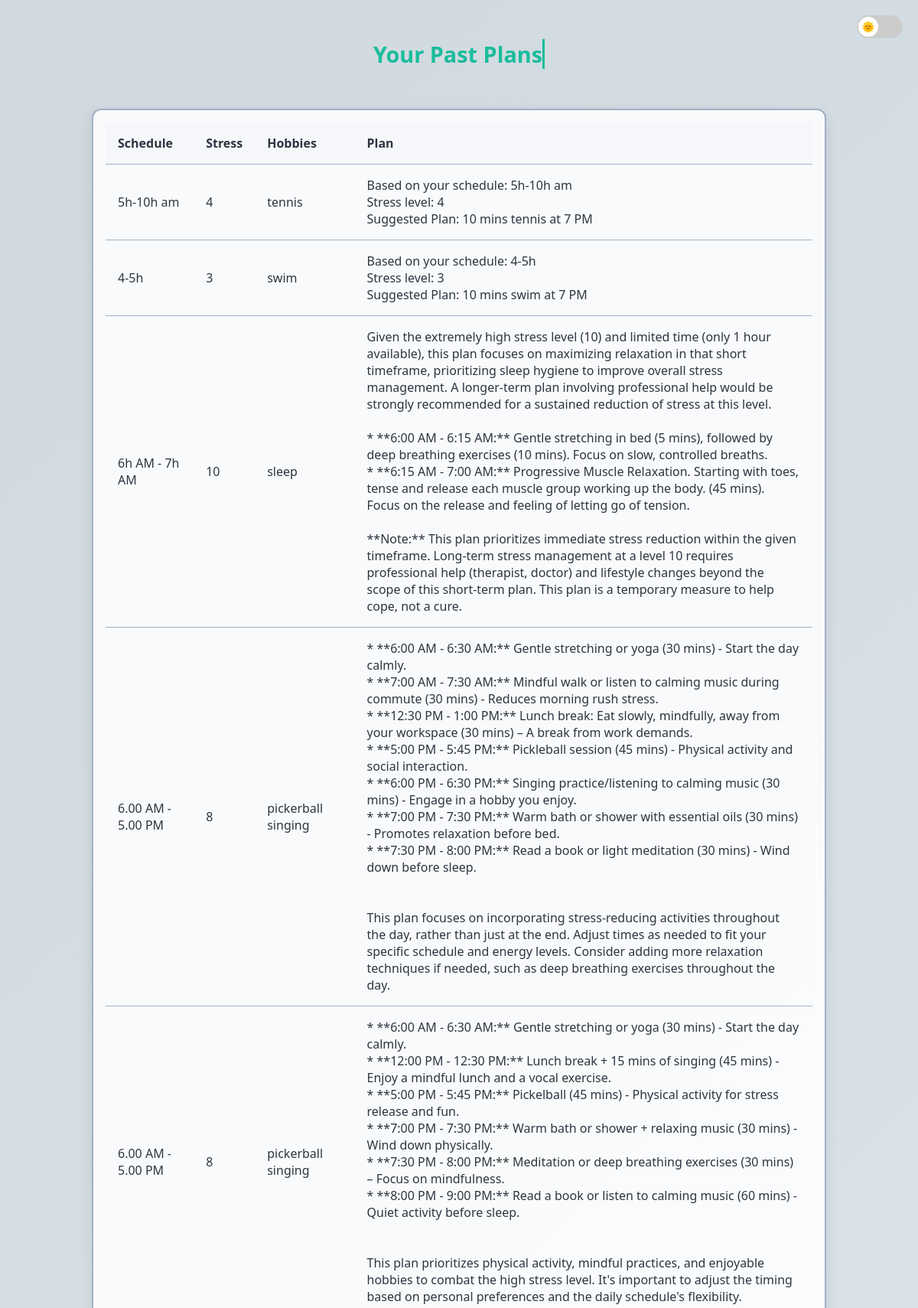
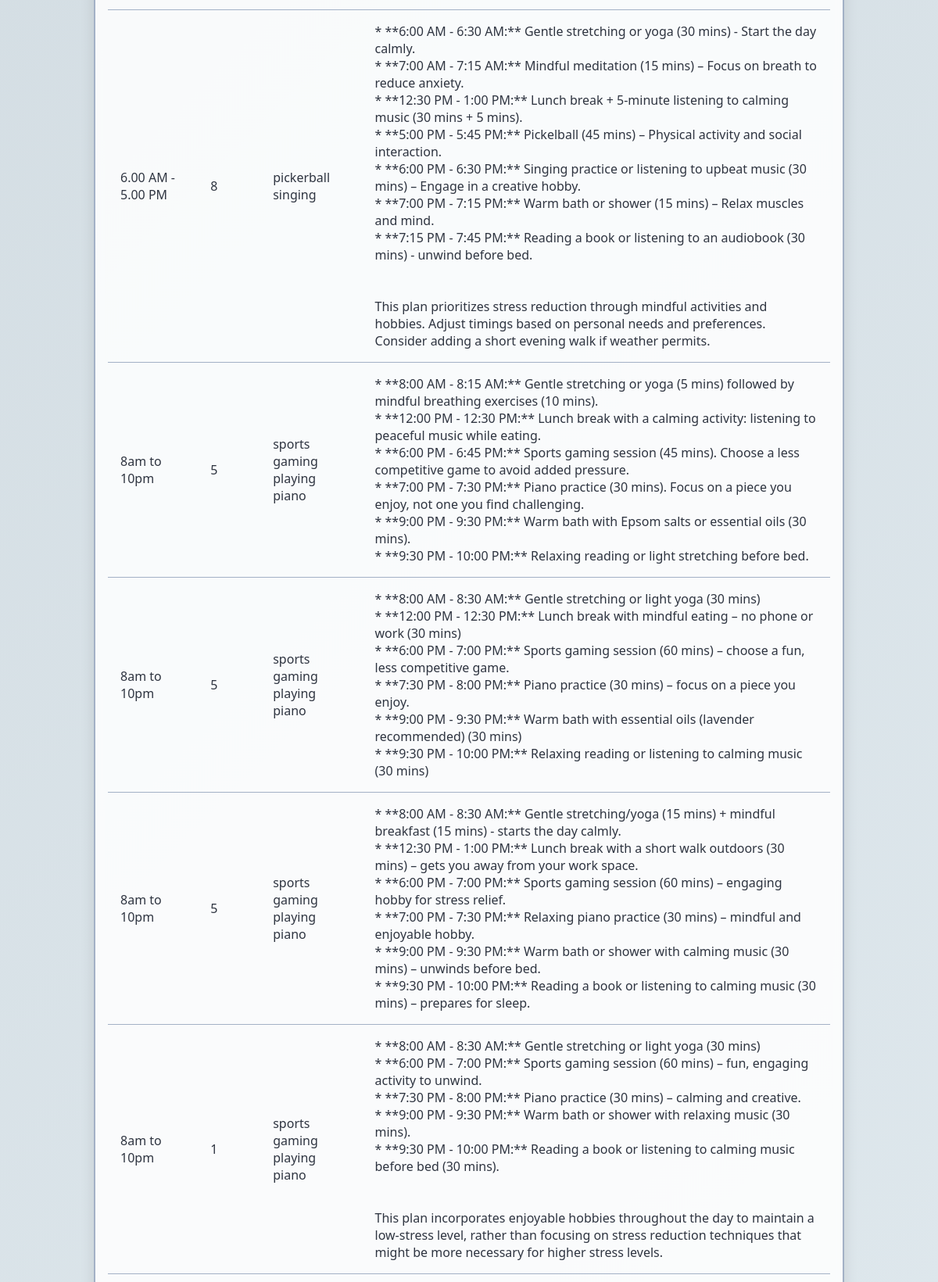
The app's page /history (upper part) with its own data (2 pictures, top to bottom).
### tables this page shows
CREATE TABLE plans 
                 (id INTEGER PRIMARY KEY, schedule TEXT, stress INTEGER, hobbies TEXT, plan TEXT, timestamp TEXT);

### main.py (the view)
@app.route('/history')
def history():
    try:
        conn = sqlite3.connect('plans.db')
        c = conn.cursor()
        c.execute(
            "SELECT schedule, stress, hobbies, plan, timestamp FROM plans")
        plans = c.fetchall()
        conn.close()
        return render_template('history.html', plans=plans)
    except Exception as e:
        return f"Error in history: {str(e)}", 500

### templates/history.html (shortened to what this page needs)
<!DOCTYPE html>
<html lang="en">
<head>
</head>
<body>
  <div class="theme-switcher">
    <label class="switch">
      <span class="slider"></span>
    </label>
  </div>
  <div class="wrapper">
    <div class="typing-container">
      <h1 class="typing-effect">Your Past Plans</h1>
    </div>
    {% if plans %}
    <div class="table-container">
      <table>
        <thead>
          <tr>
            <th>Schedule</th>
            <th>Stress</th>
            <th>Hobbies</th>
            <th>Plan</th>
          </tr>
        </thead>
        <tbody>
          {% for plan in plans %}
          <tr>
            <td>{{ plan[0] }}</td>
            <td>{{ plan[1] }}</td>
            <td>{{ plan[2] }}</td>
            <td>{{ plan[3] | replace('\n', '<br>') | safe }}</td>
          </tr>
          {% endfor %}
        </tbody>
      </table>
    </div>
    {% else %}
      <p>No plans yet!</p>
    {% endif %}
  </div>
</body>
</html>

### templates/history.html (style rules this page uses)
*, *::before, *::after { box-sizing: border-box; }
:root { --bg-light: linear-gradient(135deg, #cfd9df 0%, #e2ebf0 100%); --bg-dark: linear-gradient(to bottom right, #0f2027, #203a43, #2c5364); --text-light: #2e3440; --text-dark: #eceff4; --accent-light: #1abc9c; --accent-dark: #f39c12; --border-light: #a3b1c6; --border-dark: rgba(255, 255, 255, 0.2); }
body { margin: 0; font-family: 'Segoe UI', sans-serif; background: var(--bg-light); color: var(--text-light); transition: background 0.3s, color 0.3s; overflow-x: hidden; min-height: 100vh; }
.wrapper { min-height: 100vh; padding: 2rem 1rem; display: flex; flex-direction: column; align-items: center; justify-content: center; }
.theme-switcher { position: fixed; top: 20px; right: 20px; z-index: 10; }
.switch { position: relative; display: inline-block; width: 60px; height: 30px; }
.slider { position: absolute; cursor: pointer; top: 0; left: 0; right: 0; bottom: 0; background-color: #ccc; transition: 0.4s; border-radius: 30px; }
.slider:before { position: absolute; content: "🌞"; height: 26px; width: 26px; left: 2px; bottom: 2px; background-color: white; text-align: center; line-height: 26px; border-radius: 50%; font-size: 14px; transition: transform 0.4s; }
.typing-container { margin-bottom: 2rem; text-align: center; }
.typing-effect { font-size: 1.8rem; color: var(--accent-light); white-space: nowrap; overflow: hidden; border-right: 3px solid var(--accent-light); width: 0; animation: typing 2.5s steps(30, end) forwards, blink 0.8s step-end infinite; }
.table-container { width: 100%; max-width: 960px; overflow-x: auto; background-color: rgba(255, 255, 255, 0.85); backdrop-filter: blur(6px); box-shadow: 0 6px 18px rgba(0, 0, 0, 0.1); padding: 1rem; border-radius: 12px; border: 2px solid var(--border-light); }
table { width: 100%; border-collapse: collapse; border-radius: 12px; }
th, td { padding: 1rem; text-align: left; border-bottom: 1.5px solid var(--border-light); }
th { background-color: #f6f7fb; }

### records on screen
plans: schedule "5h-10h am", stress "4", hobbies "tennis", plan "Based on your schedule: 5h-10h am Stress level: 4 Suggested Plan: 10 mins tennis at 7 PM"
plans: schedule "4-5h", stress "3", hobbies "swim", plan "Based on your schedule: 4-5h Stress level: 3 Suggested Plan: 10 mins swim at 7 PM"
plans: schedule "6h AM - 7h AM", stress "10", hobbies "sleep", plan "Given the extremely high stress level (10) and limited time (only 1 hour available), this plan focuses on maximizing relaxation in that short timeframe, prioritizing sleep hygiene to improve overall stress management. A longer-term plan involving professional help would be strongly recommended for a sustained reduction of stress at this level. * **6:00 AM - 6:15 AM:** Gentle stretching in bed (5 mins), followed by deep breathing exercises (10 mins). Focus on slow, controlled breaths. * **6:15 AM - 7:00 AM:** Progressive Muscle Relaxation. Starting with toes, tense and release each muscle group working up the body. (45 mins). Focus on the release and feeling of letting go of tension.…"
plans: schedule "6.00 AM - 5.00 PM", stress "8", hobbies "pickerball singing", plan "* **6:00 AM - 6:30 AM:** Gentle stretching or yoga (30 mins) - Start the day calmly. * **7:00 AM - 7:30 AM:** Mindful walk or listen to calming music during commute (30 mins) - Reduces morning rush stress. * **12:30 PM - 1:00 PM:** Lunch break: Eat slowly, mindfully, away from your workspace (30 mins) – A break from work demands. * **5:00 PM - 5:45 PM:** Pickleball session (45 mins) - Physical activity and social interaction. * **6:00 PM - 6:30 PM:** Singing practice/listening to calming music (30 mins) - Engage in a hobby you enjoy. * **7:00 PM - 7:30 PM:** Warm bath or shower with essential oils (30 mins) - Promotes relaxation before bed. * **7:30 PM - 8:00 PM:** Read a book or light…"
plans: schedule "6.00 AM - 5.00 PM", stress "8", hobbies "pickerball singing", plan "* **6:00 AM - 6:30 AM:** Gentle stretching or yoga (30 mins) - Start the day calmly. * **12:00 PM - 12:30 PM:** Lunch break + 15 mins of singing (45 mins) - Enjoy a mindful lunch and a vocal exercise. * **5:00 PM - 5:45 PM:** Pickelball (45 mins) - Physical activity for stress release and fun. * **7:00 PM - 7:30 PM:** Warm bath or shower + relaxing music (30 mins) - Wind down physically. * **7:30 PM - 8:00 PM:** Meditation or deep breathing exercises (30 mins) – Focus on mindfulness. * **8:00 PM - 9:00 PM:** Read a book or listen to calming music (60 mins) - Quiet activity before sleep. This plan prioritizes physical activity, mindful practices, and enjoyable hobbies to combat the high…"
plans: schedule "6.00 AM - 5.00 PM", stress "8", hobbies "pickerball singing", plan "* **6:00 AM - 6:30 AM:** Gentle stretching or yoga (30 mins) - Start the day calmly. * **7:00 AM - 7:15 AM:** Mindful meditation (15 mins) – Focus on breath to reduce anxiety. * **12:30 PM - 1:00 PM:** Lunch break + 5-minute listening to calming music (30 mins + 5 mins). * **5:00 PM - 5:45 PM:** Pickelball (45 mins) – Physical activity and social interaction. * **6:00 PM - 6:30 PM:** Singing practice or listening to upbeat music (30 mins) – Engage in a creative hobby. * **7:00 PM - 7:15 PM:** Warm bath or shower (15 mins) – Relax muscles and mind. * **7:15 PM - 7:45 PM:** Reading a book or listening to an audiobook (30 mins) - unwind before bed. This plan prioritizes stress reduction…"
plans: schedule "8am to 10pm", stress "5", hobbies "sports gaming playing piano", plan "* **8:00 AM - 8:15 AM:** Gentle stretching or yoga (5 mins) followed by mindful breathing exercises (10 mins). * **12:00 PM - 12:30 PM:** Lunch break with a calming activity: listening to peaceful music while eating. * **6:00 PM - 6:45 PM:** Sports gaming session (45 mins). Choose a less competitive game to avoid added pressure. * **7:00 PM - 7:30 PM:** Piano practice (30 mins). Focus on a piece you enjoy, not one you find challenging. * **9:00 PM - 9:30 PM:** Warm bath with Epsom salts or essential oils (30 mins). * **9:30 PM - 10:00 PM:** Relaxing reading or light stretching before bed."
plans: schedule "8am to 10pm", stress "5", hobbies "sports gaming playing piano", plan "* **8:00 AM - 8:30 AM:** Gentle stretching or light yoga (30 mins) * **12:00 PM - 12:30 PM:** Lunch break with mindful eating – no phone or work (30 mins) * **6:00 PM - 7:00 PM:** Sports gaming session (60 mins) – choose a fun, less competitive game. * **7:30 PM - 8:00 PM:** Piano practice (30 mins) – focus on a piece you enjoy. * **9:00 PM - 9:30 PM:** Warm bath with essential oils (lavender recommended) (30 mins) * **9:30 PM - 10:00 PM:** Relaxing reading or listening to calming music (30 mins)"
plans: schedule "8am to 10pm", stress "5", hobbies "sports gaming playing piano", plan "* **8:00 AM - 8:30 AM:** Gentle stretching/yoga (15 mins) + mindful breakfast (15 mins) - starts the day calmly. * **12:30 PM - 1:00 PM:** Lunch break with a short walk outdoors (30 mins) – gets you away from your work space. * **6:00 PM - 7:00 PM:** Sports gaming session (60 mins) – engaging hobby for stress relief. * **7:00 PM - 7:30 PM:** Relaxing piano practice (30 mins) – mindful and enjoyable hobby. * **9:00 PM - 9:30 PM:** Warm bath or shower with calming music (30 mins) – unwinds before bed. * **9:30 PM - 10:00 PM:** Reading a book or listening to calming music (30 mins) – prepares for sleep."
plans: schedule "8am to 10pm", stress "1", hobbies "sports gaming playing piano", plan "* **8:00 AM - 8:30 AM:** Gentle stretching or light yoga (30 mins) * **6:00 PM - 7:00 PM:** Sports gaming session (60 mins) – fun, engaging activity to unwind. * **7:30 PM - 8:00 PM:** Piano practice (30 mins) – calming and creative. * **9:00 PM - 9:30 PM:** Warm bath or shower with relaxing music (30 mins). * **9:30 PM - 10:00 PM:** Reading a book or listening to calming music before bed (30 mins). This plan incorporates enjoyable hobbies throughout the day to maintain a low-stress level, rather than focusing on stress reduction techniques that might be more necessary for higher stress levels."
